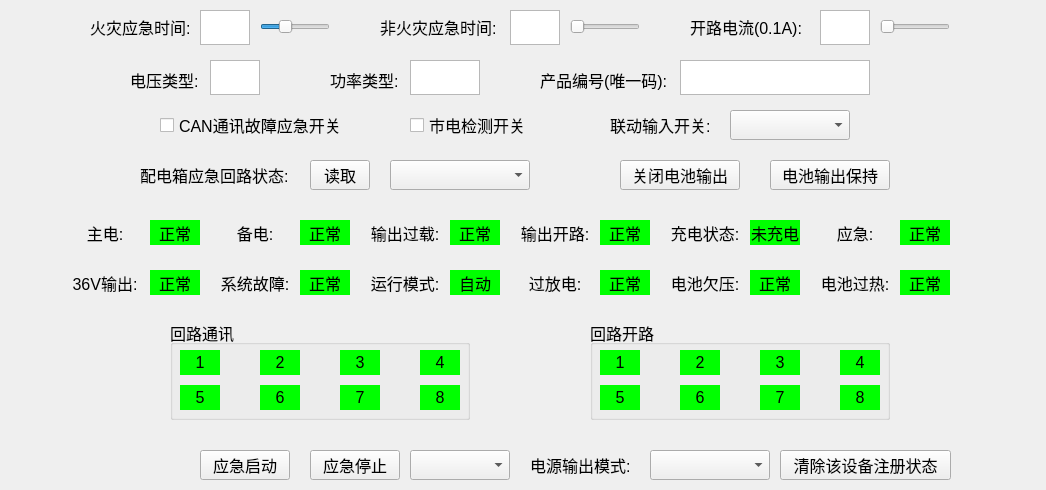
<?xml version="1.0" encoding="UTF-8"?>
<ui version="4.0">
 <class>CProgramdistributionView</class>
 <widget class="QWidget" name="CProgramdistributionView">
  <property name="geometry">
   <rect>
    <x>0</x>
    <y>0</y>
    <width>1046</width>
    <height>490</height>
   </rect>
  </property>
  <property name="maximumSize">
   <size>
    <width>1046</width>
    <height>626</height>
   </size>
  </property>
  <property name="font">
   <font>
    <pointsize>12</pointsize>
   </font>
  </property>
  <property name="contextMenuPolicy">
   <enum>Qt::DefaultContextMenu</enum>
  </property>
  <property name="windowTitle">
   <string notr="true">Form</string>
  </property>
  <property name="layoutDirection">
   <enum>Qt::LeftToRight</enum>
  </property>
  <widget class="QLabel" name="label_opencurrent">
   <property name="geometry">
    <rect>
     <x>690</x>
     <y>12</y>
     <width>120</width>
     <height>30</height>
    </rect>
   </property>
   <property name="font">
    <font>
     <pointsize>12</pointsize>
    </font>
   </property>
   <property name="text">
    <string>开路电流(0.1A):</string>
   </property>
  </widget>
  <widget class="QSlider" name="m_opencurrent_slider">
   <property name="geometry">
    <rect>
     <x>880</x>
     <y>12</y>
     <width>70</width>
     <height>30</height>
    </rect>
   </property>
   <property name="maximumSize">
    <size>
     <width>70</width>
     <height>30</height>
    </size>
   </property>
   <property name="font">
    <font>
     <pointsize>12</pointsize>
    </font>
   </property>
   <property name="maximum">
    <number>10</number>
   </property>
   <property name="orientation">
    <enum>Qt::Horizontal</enum>
   </property>
  </widget>
  <widget class="QSlider" name="m_firetime_slider">
   <property name="geometry">
    <rect>
     <x>260</x>
     <y>12</y>
     <width>70</width>
     <height>30</height>
    </rect>
   </property>
   <property name="maximumSize">
    <size>
     <width>70</width>
     <height>30</height>
    </size>
   </property>
   <property name="font">
    <font>
     <pointsize>12</pointsize>
    </font>
   </property>
   <property name="minimum">
    <number>30</number>
   </property>
   <property name="maximum">
    <number>240</number>
   </property>
   <property name="value">
    <number>100</number>
   </property>
   <property name="orientation">
    <enum>Qt::Horizontal</enum>
   </property>
  </widget>
  <widget class="QTextEdit" name="m_firetime">
   <property name="geometry">
    <rect>
     <x>200</x>
     <y>10</y>
     <width>50</width>
     <height>35</height>
    </rect>
   </property>
   <property name="minimumSize">
    <size>
     <width>50</width>
     <height>35</height>
    </size>
   </property>
   <property name="maximumSize">
    <size>
     <width>50</width>
     <height>35</height>
    </size>
   </property>
   <property name="font">
    <font>
     <pointsize>12</pointsize>
    </font>
   </property>
   <property name="readOnly">
    <bool>true</bool>
   </property>
  </widget>
  <widget class="QLabel" name="label_firetime">
   <property name="geometry">
    <rect>
     <x>90</x>
     <y>12</y>
     <width>100</width>
     <height>30</height>
    </rect>
   </property>
   <property name="font">
    <font>
     <pointsize>12</pointsize>
    </font>
   </property>
   <property name="text">
    <string>火灾应急时间:</string>
   </property>
  </widget>
  <widget class="QSlider" name="m_unfiretime_slider">
   <property name="geometry">
    <rect>
     <x>570</x>
     <y>12</y>
     <width>70</width>
     <height>30</height>
    </rect>
   </property>
   <property name="maximumSize">
    <size>
     <width>70</width>
     <height>30</height>
    </size>
   </property>
   <property name="font">
    <font>
     <pointsize>12</pointsize>
    </font>
   </property>
   <property name="minimum">
    <number>30</number>
   </property>
   <property name="maximum">
    <number>240</number>
   </property>
   <property name="orientation">
    <enum>Qt::Horizontal</enum>
   </property>
  </widget>
  <widget class="QLabel" name="label_unfiretime">
   <property name="geometry">
    <rect>
     <x>380</x>
     <y>12</y>
     <width>120</width>
     <height>30</height>
    </rect>
   </property>
   <property name="font">
    <font>
     <pointsize>12</pointsize>
    </font>
   </property>
   <property name="text">
    <string>非火灾应急时间:</string>
   </property>
  </widget>
  <widget class="QTextEdit" name="m_unfiretime">
   <property name="geometry">
    <rect>
     <x>510</x>
     <y>10</y>
     <width>50</width>
     <height>35</height>
    </rect>
   </property>
   <property name="minimumSize">
    <size>
     <width>50</width>
     <height>35</height>
    </size>
   </property>
   <property name="maximumSize">
    <size>
     <width>50</width>
     <height>35</height>
    </size>
   </property>
   <property name="font">
    <font>
     <pointsize>12</pointsize>
    </font>
   </property>
   <property name="readOnly">
    <bool>true</bool>
   </property>
  </widget>
  <widget class="QComboBox" name="comboBox_powermode">
   <property name="geometry">
    <rect>
     <x>650</x>
     <y>450</y>
     <width>120</width>
     <height>30</height>
    </rect>
   </property>
   <property name="font">
    <font>
     <pointsize>13</pointsize>
    </font>
   </property>
   <property name="currentIndex">
    <number>-1</number>
   </property>
  </widget>
  <widget class="QLabel" name="label_powerouttime">
   <property name="geometry">
    <rect>
     <x>530</x>
     <y>450</y>
     <width>110</width>
     <height>30</height>
    </rect>
   </property>
   <property name="font">
    <font>
     <pointsize>12</pointsize>
    </font>
   </property>
   <property name="text">
    <string>电源输出模式:</string>
   </property>
  </widget>
  <widget class="QCheckBox" name="light_detection">
   <property name="geometry">
    <rect>
     <x>410</x>
     <y>110</y>
     <width>130</width>
     <height>30</height>
    </rect>
   </property>
   <property name="font">
    <font>
     <pointsize>12</pointsize>
    </font>
   </property>
   <property name="text">
    <string>市电检测开关</string>
   </property>
  </widget>
  <widget class="QCheckBox" name="CAN_communication">
   <property name="geometry">
    <rect>
     <x>160</x>
     <y>110</y>
     <width>190</width>
     <height>30</height>
    </rect>
   </property>
   <property name="font">
    <font>
     <pointsize>12</pointsize>
    </font>
   </property>
   <property name="text">
    <string>CAN通讯故障应急开关</string>
   </property>
  </widget>
  <widget class="QTextEdit" name="m_opencurrent">
   <property name="geometry">
    <rect>
     <x>820</x>
     <y>10</y>
     <width>50</width>
     <height>35</height>
    </rect>
   </property>
   <property name="minimumSize">
    <size>
     <width>50</width>
     <height>35</height>
    </size>
   </property>
   <property name="maximumSize">
    <size>
     <width>50</width>
     <height>35</height>
    </size>
   </property>
   <property name="font">
    <font>
     <pointsize>12</pointsize>
    </font>
   </property>
   <property name="readOnly">
    <bool>true</bool>
   </property>
  </widget>
  <widget class="QLabel" name="label_mainpower">
   <property name="geometry">
    <rect>
     <x>70</x>
     <y>220</y>
     <width>70</width>
     <height>25</height>
    </rect>
   </property>
   <property name="font">
    <font>
     <pointsize>12</pointsize>
    </font>
   </property>
   <property name="text">
    <string>主电:</string>
   </property>
   <property name="alignment">
    <set>Qt::AlignCenter</set>
   </property>
  </widget>
  <widget class="QLabel" name="m_mainpower">
   <property name="geometry">
    <rect>
     <x>150</x>
     <y>220</y>
     <width>50</width>
     <height>25</height>
    </rect>
   </property>
   <property name="font">
    <font>
     <pointsize>12</pointsize>
    </font>
   </property>
   <property name="styleSheet">
    <string notr="true">background-color: rgb(0,255,0);</string>
   </property>
   <property name="text">
    <string>正常</string>
   </property>
   <property name="alignment">
    <set>Qt::AlignCenter</set>
   </property>
  </widget>
  <widget class="QLabel" name="m_backuppower">
   <property name="geometry">
    <rect>
     <x>300</x>
     <y>220</y>
     <width>50</width>
     <height>25</height>
    </rect>
   </property>
   <property name="font">
    <font>
     <pointsize>12</pointsize>
    </font>
   </property>
   <property name="styleSheet">
    <string notr="true">background-color: rgb(0,255,0);</string>
   </property>
   <property name="text">
    <string>正常</string>
   </property>
   <property name="alignment">
    <set>Qt::AlignCenter</set>
   </property>
  </widget>
  <widget class="QLabel" name="label_backuppower">
   <property name="geometry">
    <rect>
     <x>220</x>
     <y>220</y>
     <width>70</width>
     <height>25</height>
    </rect>
   </property>
   <property name="font">
    <font>
     <pointsize>12</pointsize>
    </font>
   </property>
   <property name="text">
    <string>备电:</string>
   </property>
   <property name="alignment">
    <set>Qt::AlignCenter</set>
   </property>
  </widget>
  <widget class="QLabel" name="label_openload">
   <property name="geometry">
    <rect>
     <x>520</x>
     <y>220</y>
     <width>70</width>
     <height>25</height>
    </rect>
   </property>
   <property name="font">
    <font>
     <pointsize>12</pointsize>
    </font>
   </property>
   <property name="text">
    <string>输出开路:</string>
   </property>
   <property name="alignment">
    <set>Qt::AlignCenter</set>
   </property>
  </widget>
  <widget class="QLabel" name="m_overload">
   <property name="geometry">
    <rect>
     <x>450</x>
     <y>220</y>
     <width>50</width>
     <height>25</height>
    </rect>
   </property>
   <property name="font">
    <font>
     <pointsize>12</pointsize>
    </font>
   </property>
   <property name="styleSheet">
    <string notr="true">background-color: rgb(0,255,0);</string>
   </property>
   <property name="text">
    <string>正常</string>
   </property>
   <property name="alignment">
    <set>Qt::AlignCenter</set>
   </property>
  </widget>
  <widget class="QLabel" name="m_openload">
   <property name="geometry">
    <rect>
     <x>600</x>
     <y>220</y>
     <width>50</width>
     <height>25</height>
    </rect>
   </property>
   <property name="font">
    <font>
     <pointsize>12</pointsize>
    </font>
   </property>
   <property name="styleSheet">
    <string notr="true">background-color: rgb(0,255,0);</string>
   </property>
   <property name="text">
    <string>正常</string>
   </property>
   <property name="alignment">
    <set>Qt::AlignCenter</set>
   </property>
  </widget>
  <widget class="QLabel" name="label_overload">
   <property name="geometry">
    <rect>
     <x>370</x>
     <y>220</y>
     <width>70</width>
     <height>25</height>
    </rect>
   </property>
   <property name="font">
    <font>
     <pointsize>12</pointsize>
    </font>
   </property>
   <property name="text">
    <string>输出过载:</string>
   </property>
   <property name="alignment">
    <set>Qt::AlignCenter</set>
   </property>
  </widget>
  <widget class="QLabel" name="m_systemfault">
   <property name="geometry">
    <rect>
     <x>300</x>
     <y>270</y>
     <width>50</width>
     <height>25</height>
    </rect>
   </property>
   <property name="font">
    <font>
     <pointsize>12</pointsize>
    </font>
   </property>
   <property name="styleSheet">
    <string notr="true">background-color: rgb(0,255,0);</string>
   </property>
   <property name="text">
    <string>正常</string>
   </property>
   <property name="alignment">
    <set>Qt::AlignCenter</set>
   </property>
  </widget>
  <widget class="QLabel" name="label_emergency">
   <property name="geometry">
    <rect>
     <x>820</x>
     <y>220</y>
     <width>70</width>
     <height>25</height>
    </rect>
   </property>
   <property name="font">
    <font>
     <pointsize>12</pointsize>
    </font>
   </property>
   <property name="text">
    <string>应急:</string>
   </property>
   <property name="alignment">
    <set>Qt::AlignCenter</set>
   </property>
  </widget>
  <widget class="QLabel" name="label_systemfault">
   <property name="geometry">
    <rect>
     <x>220</x>
     <y>270</y>
     <width>70</width>
     <height>25</height>
    </rect>
   </property>
   <property name="font">
    <font>
     <pointsize>12</pointsize>
    </font>
   </property>
   <property name="text">
    <string>系统故障:</string>
   </property>
   <property name="alignment">
    <set>Qt::AlignCenter</set>
   </property>
  </widget>
  <widget class="QLabel" name="m_chargestatus">
   <property name="geometry">
    <rect>
     <x>750</x>
     <y>220</y>
     <width>50</width>
     <height>25</height>
    </rect>
   </property>
   <property name="font">
    <font>
     <pointsize>12</pointsize>
    </font>
   </property>
   <property name="styleSheet">
    <string notr="true">background-color: rgb(0,255,0);</string>
   </property>
   <property name="text">
    <string>未充电</string>
   </property>
   <property name="alignment">
    <set>Qt::AlignCenter</set>
   </property>
  </widget>
  <widget class="QLabel" name="m_emergency">
   <property name="geometry">
    <rect>
     <x>900</x>
     <y>220</y>
     <width>50</width>
     <height>25</height>
    </rect>
   </property>
   <property name="font">
    <font>
     <pointsize>12</pointsize>
    </font>
   </property>
   <property name="styleSheet">
    <string notr="true">background-color: rgb(0,255,0);</string>
   </property>
   <property name="text">
    <string>正常</string>
   </property>
   <property name="alignment">
    <set>Qt::AlignCenter</set>
   </property>
  </widget>
  <widget class="QLabel" name="m_out36v">
   <property name="geometry">
    <rect>
     <x>150</x>
     <y>270</y>
     <width>50</width>
     <height>25</height>
    </rect>
   </property>
   <property name="font">
    <font>
     <pointsize>12</pointsize>
    </font>
   </property>
   <property name="styleSheet">
    <string notr="true">background-color: rgb(0,255,0);</string>
   </property>
   <property name="text">
    <string>正常</string>
   </property>
   <property name="alignment">
    <set>Qt::AlignCenter</set>
   </property>
  </widget>
  <widget class="QLabel" name="label_out36v">
   <property name="geometry">
    <rect>
     <x>70</x>
     <y>270</y>
     <width>70</width>
     <height>25</height>
    </rect>
   </property>
   <property name="font">
    <font>
     <pointsize>12</pointsize>
    </font>
   </property>
   <property name="text">
    <string>36V输出:</string>
   </property>
   <property name="alignment">
    <set>Qt::AlignCenter</set>
   </property>
  </widget>
  <widget class="QLabel" name="label_chargestatus">
   <property name="geometry">
    <rect>
     <x>670</x>
     <y>220</y>
     <width>70</width>
     <height>25</height>
    </rect>
   </property>
   <property name="font">
    <font>
     <pointsize>12</pointsize>
    </font>
   </property>
   <property name="text">
    <string>充电状态:</string>
   </property>
   <property name="alignment">
    <set>Qt::AlignCenter</set>
   </property>
  </widget>
  <widget class="QLabel" name="m_undervoltage">
   <property name="geometry">
    <rect>
     <x>750</x>
     <y>270</y>
     <width>50</width>
     <height>25</height>
    </rect>
   </property>
   <property name="font">
    <font>
     <pointsize>12</pointsize>
    </font>
   </property>
   <property name="styleSheet">
    <string notr="true">background-color: rgb(0,255,0);</string>
   </property>
   <property name="text">
    <string>正常</string>
   </property>
   <property name="alignment">
    <set>Qt::AlignCenter</set>
   </property>
  </widget>
  <widget class="QLabel" name="m_overdischarge">
   <property name="geometry">
    <rect>
     <x>600</x>
     <y>270</y>
     <width>50</width>
     <height>25</height>
    </rect>
   </property>
   <property name="font">
    <font>
     <pointsize>12</pointsize>
    </font>
   </property>
   <property name="styleSheet">
    <string notr="true">background-color: rgb(0,255,0);</string>
   </property>
   <property name="text">
    <string>正常</string>
   </property>
   <property name="alignment">
    <set>Qt::AlignCenter</set>
   </property>
  </widget>
  <widget class="QLabel" name="m_overheat">
   <property name="geometry">
    <rect>
     <x>900</x>
     <y>270</y>
     <width>50</width>
     <height>25</height>
    </rect>
   </property>
   <property name="font">
    <font>
     <pointsize>12</pointsize>
    </font>
   </property>
   <property name="styleSheet">
    <string notr="true">background-color: rgb(0,255,0);</string>
   </property>
   <property name="text">
    <string>正常</string>
   </property>
   <property name="alignment">
    <set>Qt::AlignCenter</set>
   </property>
  </widget>
  <widget class="QLabel" name="label_overdischarge">
   <property name="geometry">
    <rect>
     <x>520</x>
     <y>270</y>
     <width>70</width>
     <height>25</height>
    </rect>
   </property>
   <property name="font">
    <font>
     <pointsize>12</pointsize>
    </font>
   </property>
   <property name="text">
    <string>过放电:</string>
   </property>
   <property name="alignment">
    <set>Qt::AlignCenter</set>
   </property>
  </widget>
  <widget class="QLabel" name="m_runmode">
   <property name="geometry">
    <rect>
     <x>450</x>
     <y>270</y>
     <width>50</width>
     <height>25</height>
    </rect>
   </property>
   <property name="font">
    <font>
     <pointsize>12</pointsize>
    </font>
   </property>
   <property name="styleSheet">
    <string notr="true">background-color: rgb(0,255,0);</string>
   </property>
   <property name="text">
    <string>自动</string>
   </property>
   <property name="alignment">
    <set>Qt::AlignCenter</set>
   </property>
  </widget>
  <widget class="QLabel" name="label_undervoltage">
   <property name="geometry">
    <rect>
     <x>670</x>
     <y>270</y>
     <width>70</width>
     <height>25</height>
    </rect>
   </property>
   <property name="font">
    <font>
     <pointsize>12</pointsize>
    </font>
   </property>
   <property name="text">
    <string>电池欠压:</string>
   </property>
   <property name="alignment">
    <set>Qt::AlignCenter</set>
   </property>
  </widget>
  <widget class="QLabel" name="label_overheat">
   <property name="geometry">
    <rect>
     <x>820</x>
     <y>270</y>
     <width>70</width>
     <height>25</height>
    </rect>
   </property>
   <property name="font">
    <font>
     <pointsize>12</pointsize>
    </font>
   </property>
   <property name="text">
    <string>电池过热:</string>
   </property>
   <property name="alignment">
    <set>Qt::AlignCenter</set>
   </property>
  </widget>
  <widget class="QLabel" name="label_runmodel">
   <property name="geometry">
    <rect>
     <x>370</x>
     <y>270</y>
     <width>70</width>
     <height>25</height>
    </rect>
   </property>
   <property name="font">
    <font>
     <pointsize>12</pointsize>
    </font>
   </property>
   <property name="text">
    <string>运行模式:</string>
   </property>
   <property name="alignment">
    <set>Qt::AlignCenter</set>
   </property>
  </widget>
  <widget class="QComboBox" name="comboBox_linkageInput">
   <property name="geometry">
    <rect>
     <x>730</x>
     <y>110</y>
     <width>120</width>
     <height>30</height>
    </rect>
   </property>
   <property name="font">
    <font>
     <pointsize>13</pointsize>
    </font>
   </property>
  </widget>
  <widget class="QLabel" name="label_linkageInput">
   <property name="geometry">
    <rect>
     <x>610</x>
     <y>110</y>
     <width>110</width>
     <height>30</height>
    </rect>
   </property>
   <property name="font">
    <font>
     <pointsize>12</pointsize>
    </font>
   </property>
   <property name="text">
    <string>联动输入开关:</string>
   </property>
  </widget>
  <widget class="QLabel" name="label_loopoutstatus">
   <property name="geometry">
    <rect>
     <x>140</x>
     <y>160</y>
     <width>160</width>
     <height>30</height>
    </rect>
   </property>
   <property name="font">
    <font>
     <pointsize>12</pointsize>
    </font>
   </property>
   <property name="text">
    <string>配电箱应急回路状态:</string>
   </property>
  </widget>
  <widget class="QComboBox" name="comboBox_loopoutstatus">
   <property name="geometry">
    <rect>
     <x>390</x>
     <y>160</y>
     <width>140</width>
     <height>30</height>
    </rect>
   </property>
   <property name="font">
    <font>
     <pointsize>13</pointsize>
    </font>
   </property>
   <property name="currentIndex">
    <number>-1</number>
   </property>
  </widget>
  <widget class="QPushButton" name="readloopoutstatus_button">
   <property name="geometry">
    <rect>
     <x>310</x>
     <y>160</y>
     <width>60</width>
     <height>30</height>
    </rect>
   </property>
   <property name="minimumSize">
    <size>
     <width>60</width>
     <height>30</height>
    </size>
   </property>
   <property name="font">
    <font>
     <pointsize>12</pointsize>
    </font>
   </property>
   <property name="text">
    <string>读取</string>
   </property>
  </widget>
  <widget class="QPushButton" name="closepowerout_button">
   <property name="geometry">
    <rect>
     <x>620</x>
     <y>160</y>
     <width>120</width>
     <height>30</height>
    </rect>
   </property>
   <property name="minimumSize">
    <size>
     <width>60</width>
     <height>30</height>
    </size>
   </property>
   <property name="font">
    <font>
     <pointsize>12</pointsize>
    </font>
   </property>
   <property name="text">
    <string>关闭电池输出</string>
   </property>
  </widget>
  <widget class="QPushButton" name="poweroutkeep_button">
   <property name="geometry">
    <rect>
     <x>770</x>
     <y>160</y>
     <width>120</width>
     <height>30</height>
    </rect>
   </property>
   <property name="minimumSize">
    <size>
     <width>60</width>
     <height>30</height>
    </size>
   </property>
   <property name="font">
    <font>
     <pointsize>12</pointsize>
    </font>
   </property>
   <property name="text">
    <string>电池输出保持</string>
   </property>
  </widget>
  <widget class="QLabel" name="label_productID">
   <property name="geometry">
    <rect>
     <x>540</x>
     <y>65</y>
     <width>150</width>
     <height>30</height>
    </rect>
   </property>
   <property name="font">
    <font>
     <pointsize>12</pointsize>
    </font>
   </property>
   <property name="text">
    <string>产品编号(唯一码):</string>
   </property>
  </widget>
  <widget class="QTextEdit" name="m_productID">
   <property name="geometry">
    <rect>
     <x>680</x>
     <y>60</y>
     <width>190</width>
     <height>35</height>
    </rect>
   </property>
   <property name="sizePolicy">
    <sizepolicy hsizetype="Minimum" vsizetype="Expanding">
     <horstretch>0</horstretch>
     <verstretch>0</verstretch>
    </sizepolicy>
   </property>
   <property name="minimumSize">
    <size>
     <width>190</width>
     <height>35</height>
    </size>
   </property>
   <property name="maximumSize">
    <size>
     <width>190</width>
     <height>35</height>
    </size>
   </property>
   <property name="font">
    <font>
     <pointsize>12</pointsize>
    </font>
   </property>
   <property name="readOnly">
    <bool>true</bool>
   </property>
  </widget>
  <widget class="QPushButton" name="emergencyStart_button">
   <property name="geometry">
    <rect>
     <x>200</x>
     <y>450</y>
     <width>90</width>
     <height>30</height>
    </rect>
   </property>
   <property name="minimumSize">
    <size>
     <width>60</width>
     <height>30</height>
    </size>
   </property>
   <property name="font">
    <font>
     <pointsize>12</pointsize>
    </font>
   </property>
   <property name="text">
    <string>应急启动</string>
   </property>
  </widget>
  <widget class="QPushButton" name="emergencyStop_button">
   <property name="geometry">
    <rect>
     <x>310</x>
     <y>450</y>
     <width>90</width>
     <height>30</height>
    </rect>
   </property>
   <property name="minimumSize">
    <size>
     <width>60</width>
     <height>30</height>
    </size>
   </property>
   <property name="font">
    <font>
     <pointsize>12</pointsize>
    </font>
   </property>
   <property name="text">
    <string>应急停止</string>
   </property>
  </widget>
  <widget class="QGroupBox" name="groupBox_loopcommunication">
   <property name="geometry">
    <rect>
     <x>170</x>
     <y>320</y>
     <width>300</width>
     <height>100</height>
    </rect>
   </property>
   <property name="font">
    <font>
     <pointsize>12</pointsize>
    </font>
   </property>
   <property name="title">
    <string>回路通讯</string>
   </property>
   <widget class="QLabel" name="m_loopc7">
    <property name="geometry">
     <rect>
      <x>170</x>
      <y>65</y>
      <width>40</width>
      <height>25</height>
     </rect>
    </property>
    <property name="font">
     <font>
      <pointsize>12</pointsize>
     </font>
    </property>
    <property name="layoutDirection">
     <enum>Qt::LeftToRight</enum>
    </property>
    <property name="styleSheet">
     <string notr="true">background-color: rgb(0,255,0);</string>
    </property>
    <property name="text">
     <string>7</string>
    </property>
    <property name="alignment">
     <set>Qt::AlignCenter</set>
    </property>
   </widget>
   <widget class="QLabel" name="m_loopc4">
    <property name="geometry">
     <rect>
      <x>250</x>
      <y>30</y>
      <width>40</width>
      <height>25</height>
     </rect>
    </property>
    <property name="font">
     <font>
      <pointsize>12</pointsize>
     </font>
    </property>
    <property name="layoutDirection">
     <enum>Qt::LeftToRight</enum>
    </property>
    <property name="styleSheet">
     <string notr="true">background-color: rgb(0,255,0);</string>
    </property>
    <property name="text">
     <string>4</string>
    </property>
    <property name="alignment">
     <set>Qt::AlignCenter</set>
    </property>
   </widget>
   <widget class="QLabel" name="m_loopc3">
    <property name="geometry">
     <rect>
      <x>170</x>
      <y>30</y>
      <width>40</width>
      <height>25</height>
     </rect>
    </property>
    <property name="font">
     <font>
      <pointsize>12</pointsize>
     </font>
    </property>
    <property name="layoutDirection">
     <enum>Qt::LeftToRight</enum>
    </property>
    <property name="styleSheet">
     <string notr="true">background-color: rgb(0,255,0);</string>
    </property>
    <property name="text">
     <string>3</string>
    </property>
    <property name="alignment">
     <set>Qt::AlignCenter</set>
    </property>
   </widget>
   <widget class="QLabel" name="m_loopc5">
    <property name="geometry">
     <rect>
      <x>10</x>
      <y>65</y>
      <width>40</width>
      <height>25</height>
     </rect>
    </property>
    <property name="font">
     <font>
      <pointsize>12</pointsize>
     </font>
    </property>
    <property name="layoutDirection">
     <enum>Qt::LeftToRight</enum>
    </property>
    <property name="styleSheet">
     <string notr="true">background-color: rgb(0,255,0);</string>
    </property>
    <property name="text">
     <string>5</string>
    </property>
    <property name="alignment">
     <set>Qt::AlignCenter</set>
    </property>
   </widget>
   <widget class="QLabel" name="m_loopc8">
    <property name="geometry">
     <rect>
      <x>250</x>
      <y>65</y>
      <width>40</width>
      <height>25</height>
     </rect>
    </property>
    <property name="font">
     <font>
      <pointsize>12</pointsize>
     </font>
    </property>
    <property name="layoutDirection">
     <enum>Qt::LeftToRight</enum>
    </property>
    <property name="styleSheet">
     <string notr="true">background-color: rgb(0,255,0);</string>
    </property>
    <property name="text">
     <string>8</string>
    </property>
    <property name="alignment">
     <set>Qt::AlignCenter</set>
    </property>
   </widget>
   <widget class="QLabel" name="m_loopc6">
    <property name="geometry">
     <rect>
      <x>90</x>
      <y>65</y>
      <width>40</width>
      <height>25</height>
     </rect>
    </property>
    <property name="font">
     <font>
      <pointsize>12</pointsize>
     </font>
    </property>
    <property name="layoutDirection">
     <enum>Qt::LeftToRight</enum>
    </property>
    <property name="styleSheet">
     <string notr="true">background-color: rgb(0,255,0);</string>
    </property>
    <property name="text">
     <string>6</string>
    </property>
    <property name="alignment">
     <set>Qt::AlignCenter</set>
    </property>
   </widget>
   <widget class="QLabel" name="m_loopc2">
    <property name="geometry">
     <rect>
      <x>90</x>
      <y>30</y>
      <width>40</width>
      <height>25</height>
     </rect>
    </property>
    <property name="font">
     <font>
      <pointsize>12</pointsize>
     </font>
    </property>
    <property name="layoutDirection">
     <enum>Qt::LeftToRight</enum>
    </property>
    <property name="styleSheet">
     <string notr="true">background-color: rgb(0,255,0);</string>
    </property>
    <property name="text">
     <string>2</string>
    </property>
    <property name="alignment">
     <set>Qt::AlignCenter</set>
    </property>
   </widget>
   <widget class="QLabel" name="m_loopc1">
    <property name="geometry">
     <rect>
      <x>10</x>
      <y>30</y>
      <width>40</width>
      <height>25</height>
     </rect>
    </property>
    <property name="font">
     <font>
      <pointsize>12</pointsize>
     </font>
    </property>
    <property name="layoutDirection">
     <enum>Qt::LeftToRight</enum>
    </property>
    <property name="styleSheet">
     <string notr="true">background-color: rgb(0,255,0);</string>
    </property>
    <property name="text">
     <string>1</string>
    </property>
    <property name="alignment">
     <set>Qt::AlignCenter</set>
    </property>
   </widget>
  </widget>
  <widget class="QGroupBox" name="groupBox_loopopen">
   <property name="geometry">
    <rect>
     <x>590</x>
     <y>320</y>
     <width>300</width>
     <height>100</height>
    </rect>
   </property>
   <property name="font">
    <font>
     <pointsize>12</pointsize>
    </font>
   </property>
   <property name="title">
    <string>回路开路</string>
   </property>
   <widget class="QLabel" name="m_loopo8">
    <property name="geometry">
     <rect>
      <x>250</x>
      <y>65</y>
      <width>40</width>
      <height>25</height>
     </rect>
    </property>
    <property name="font">
     <font>
      <pointsize>12</pointsize>
     </font>
    </property>
    <property name="layoutDirection">
     <enum>Qt::LeftToRight</enum>
    </property>
    <property name="styleSheet">
     <string notr="true">background-color: rgb(0,255,0);</string>
    </property>
    <property name="text">
     <string>8</string>
    </property>
    <property name="alignment">
     <set>Qt::AlignCenter</set>
    </property>
   </widget>
   <widget class="QLabel" name="m_loopo5">
    <property name="geometry">
     <rect>
      <x>10</x>
      <y>65</y>
      <width>40</width>
      <height>25</height>
     </rect>
    </property>
    <property name="font">
     <font>
      <pointsize>12</pointsize>
     </font>
    </property>
    <property name="layoutDirection">
     <enum>Qt::LeftToRight</enum>
    </property>
    <property name="styleSheet">
     <string notr="true">background-color: rgb(0,255,0);</string>
    </property>
    <property name="text">
     <string>5</string>
    </property>
    <property name="alignment">
     <set>Qt::AlignCenter</set>
    </property>
   </widget>
   <widget class="QLabel" name="m_loopo3">
    <property name="geometry">
     <rect>
      <x>170</x>
      <y>30</y>
      <width>40</width>
      <height>25</height>
     </rect>
    </property>
    <property name="font">
     <font>
      <pointsize>12</pointsize>
     </font>
    </property>
    <property name="layoutDirection">
     <enum>Qt::LeftToRight</enum>
    </property>
    <property name="styleSheet">
     <string notr="true">background-color: rgb(0,255,0);</string>
    </property>
    <property name="text">
     <string>3</string>
    </property>
    <property name="alignment">
     <set>Qt::AlignCenter</set>
    </property>
   </widget>
   <widget class="QLabel" name="m_loopo2">
    <property name="geometry">
     <rect>
      <x>90</x>
      <y>30</y>
      <width>40</width>
      <height>25</height>
     </rect>
    </property>
    <property name="font">
     <font>
      <pointsize>12</pointsize>
     </font>
    </property>
    <property name="layoutDirection">
     <enum>Qt::LeftToRight</enum>
    </property>
    <property name="styleSheet">
     <string notr="true">background-color: rgb(0,255,0);</string>
    </property>
    <property name="text">
     <string>2</string>
    </property>
    <property name="alignment">
     <set>Qt::AlignCenter</set>
    </property>
   </widget>
   <widget class="QLabel" name="m_loopo7">
    <property name="geometry">
     <rect>
      <x>170</x>
      <y>65</y>
      <width>40</width>
      <height>25</height>
     </rect>
    </property>
    <property name="font">
     <font>
      <pointsize>12</pointsize>
     </font>
    </property>
    <property name="layoutDirection">
     <enum>Qt::LeftToRight</enum>
    </property>
    <property name="styleSheet">
     <string notr="true">background-color: rgb(0,255,0);</string>
    </property>
    <property name="text">
     <string>7</string>
    </property>
    <property name="alignment">
     <set>Qt::AlignCenter</set>
    </property>
   </widget>
   <widget class="QLabel" name="m_loopo6">
    <property name="geometry">
     <rect>
      <x>90</x>
      <y>65</y>
      <width>40</width>
      <height>25</height>
     </rect>
    </property>
    <property name="font">
     <font>
      <pointsize>12</pointsize>
     </font>
    </property>
    <property name="layoutDirection">
     <enum>Qt::LeftToRight</enum>
    </property>
    <property name="styleSheet">
     <string notr="true">background-color: rgb(0,255,0);</string>
    </property>
    <property name="text">
     <string>6</string>
    </property>
    <property name="alignment">
     <set>Qt::AlignCenter</set>
    </property>
   </widget>
   <widget class="QLabel" name="m_loopo4">
    <property name="geometry">
     <rect>
      <x>250</x>
      <y>30</y>
      <width>40</width>
      <height>25</height>
     </rect>
    </property>
    <property name="font">
     <font>
      <pointsize>12</pointsize>
     </font>
    </property>
    <property name="layoutDirection">
     <enum>Qt::LeftToRight</enum>
    </property>
    <property name="styleSheet">
     <string notr="true">background-color: rgb(0,255,0);</string>
    </property>
    <property name="text">
     <string>4</string>
    </property>
    <property name="alignment">
     <set>Qt::AlignCenter</set>
    </property>
   </widget>
   <widget class="QLabel" name="m_loopo1">
    <property name="geometry">
     <rect>
      <x>10</x>
      <y>30</y>
      <width>40</width>
      <height>25</height>
     </rect>
    </property>
    <property name="font">
     <font>
      <pointsize>12</pointsize>
     </font>
    </property>
    <property name="layoutDirection">
     <enum>Qt::LeftToRight</enum>
    </property>
    <property name="styleSheet">
     <string notr="true">background-color: rgb(0,255,0);</string>
    </property>
    <property name="text">
     <string>1</string>
    </property>
    <property name="alignment">
     <set>Qt::AlignCenter</set>
    </property>
   </widget>
  </widget>
  <widget class="QPushButton" name="removeLampLogin_button">
   <property name="geometry">
    <rect>
     <x>780</x>
     <y>450</y>
     <width>171</width>
     <height>30</height>
    </rect>
   </property>
   <property name="minimumSize">
    <size>
     <width>60</width>
     <height>30</height>
    </size>
   </property>
   <property name="font">
    <font>
     <pointsize>12</pointsize>
    </font>
   </property>
   <property name="text">
    <string>清除该设备注册状态</string>
   </property>
  </widget>
  <widget class="QComboBox" name="comboBox_loopAddress">
   <property name="geometry">
    <rect>
     <x>410</x>
     <y>450</y>
     <width>100</width>
     <height>30</height>
    </rect>
   </property>
   <property name="font">
    <font>
     <pointsize>13</pointsize>
    </font>
   </property>
  </widget>
  <widget class="QLabel" name="label_voltageType">
   <property name="geometry">
    <rect>
     <x>130</x>
     <y>65</y>
     <width>75</width>
     <height>30</height>
    </rect>
   </property>
   <property name="font">
    <font>
     <pointsize>12</pointsize>
    </font>
   </property>
   <property name="text">
    <string>电压类型:</string>
   </property>
  </widget>
  <widget class="QTextEdit" name="m_voltageType">
   <property name="geometry">
    <rect>
     <x>210</x>
     <y>60</y>
     <width>50</width>
     <height>35</height>
    </rect>
   </property>
   <property name="minimumSize">
    <size>
     <width>50</width>
     <height>35</height>
    </size>
   </property>
   <property name="maximumSize">
    <size>
     <width>50</width>
     <height>35</height>
    </size>
   </property>
   <property name="font">
    <font>
     <pointsize>12</pointsize>
    </font>
   </property>
   <property name="readOnly">
    <bool>true</bool>
   </property>
  </widget>
  <widget class="QLabel" name="label_powerType">
   <property name="geometry">
    <rect>
     <x>330</x>
     <y>65</y>
     <width>75</width>
     <height>30</height>
    </rect>
   </property>
   <property name="font">
    <font>
     <pointsize>12</pointsize>
    </font>
   </property>
   <property name="text">
    <string>功率类型:</string>
   </property>
  </widget>
  <widget class="QTextEdit" name="m_powerType">
   <property name="geometry">
    <rect>
     <x>410</x>
     <y>60</y>
     <width>70</width>
     <height>35</height>
    </rect>
   </property>
   <property name="minimumSize">
    <size>
     <width>70</width>
     <height>35</height>
    </size>
   </property>
   <property name="maximumSize">
    <size>
     <width>70</width>
     <height>35</height>
    </size>
   </property>
   <property name="font">
    <font>
     <pointsize>12</pointsize>
    </font>
   </property>
   <property name="readOnly">
    <bool>true</bool>
   </property>
  </widget>
  <zorder>label_opencurrent</zorder>
  <zorder>m_opencurrent_slider</zorder>
  <zorder>m_firetime_slider</zorder>
  <zorder>m_firetime</zorder>
  <zorder>label_firetime</zorder>
  <zorder>m_opencurrent</zorder>
  <zorder>m_unfiretime_slider</zorder>
  <zorder>label_unfiretime</zorder>
  <zorder>m_unfiretime</zorder>
  <zorder>comboBox_powermode</zorder>
  <zorder>label_powerouttime</zorder>
  <zorder>light_detection</zorder>
  <zorder>CAN_communication</zorder>
  <zorder>label_mainpower</zorder>
  <zorder>m_mainpower</zorder>
  <zorder>m_backuppower</zorder>
  <zorder>label_backuppower</zorder>
  <zorder>label_openload</zorder>
  <zorder>m_overload</zorder>
  <zorder>m_openload</zorder>
  <zorder>label_overload</zorder>
  <zorder>m_systemfault</zorder>
  <zorder>label_emergency</zorder>
  <zorder>label_systemfault</zorder>
  <zorder>m_chargestatus</zorder>
  <zorder>m_emergency</zorder>
  <zorder>m_out36v</zorder>
  <zorder>label_out36v</zorder>
  <zorder>label_chargestatus</zorder>
  <zorder>m_undervoltage</zorder>
  <zorder>m_overdischarge</zorder>
  <zorder>m_overheat</zorder>
  <zorder>label_overdischarge</zorder>
  <zorder>m_runmode</zorder>
  <zorder>label_undervoltage</zorder>
  <zorder>label_overheat</zorder>
  <zorder>label_runmodel</zorder>
  <zorder>comboBox_linkageInput</zorder>
  <zorder>label_linkageInput</zorder>
  <zorder>label_loopoutstatus</zorder>
  <zorder>comboBox_loopoutstatus</zorder>
  <zorder>readloopoutstatus_button</zorder>
  <zorder>closepowerout_button</zorder>
  <zorder>poweroutkeep_button</zorder>
  <zorder>label_productID</zorder>
  <zorder>m_productID</zorder>
  <zorder>emergencyStart_button</zorder>
  <zorder>emergencyStop_button</zorder>
  <zorder>groupBox_loopcommunication</zorder>
  <zorder>groupBox_loopopen</zorder>
  <zorder>removeLampLogin_button</zorder>
  <zorder>comboBox_loopAddress</zorder>
  <zorder>label_voltageType</zorder>
  <zorder>m_voltageType</zorder>
  <zorder>label_powerType</zorder>
  <zorder>m_powerType</zorder>
 </widget>
 <resources/>
 <connections/>
</ui>
